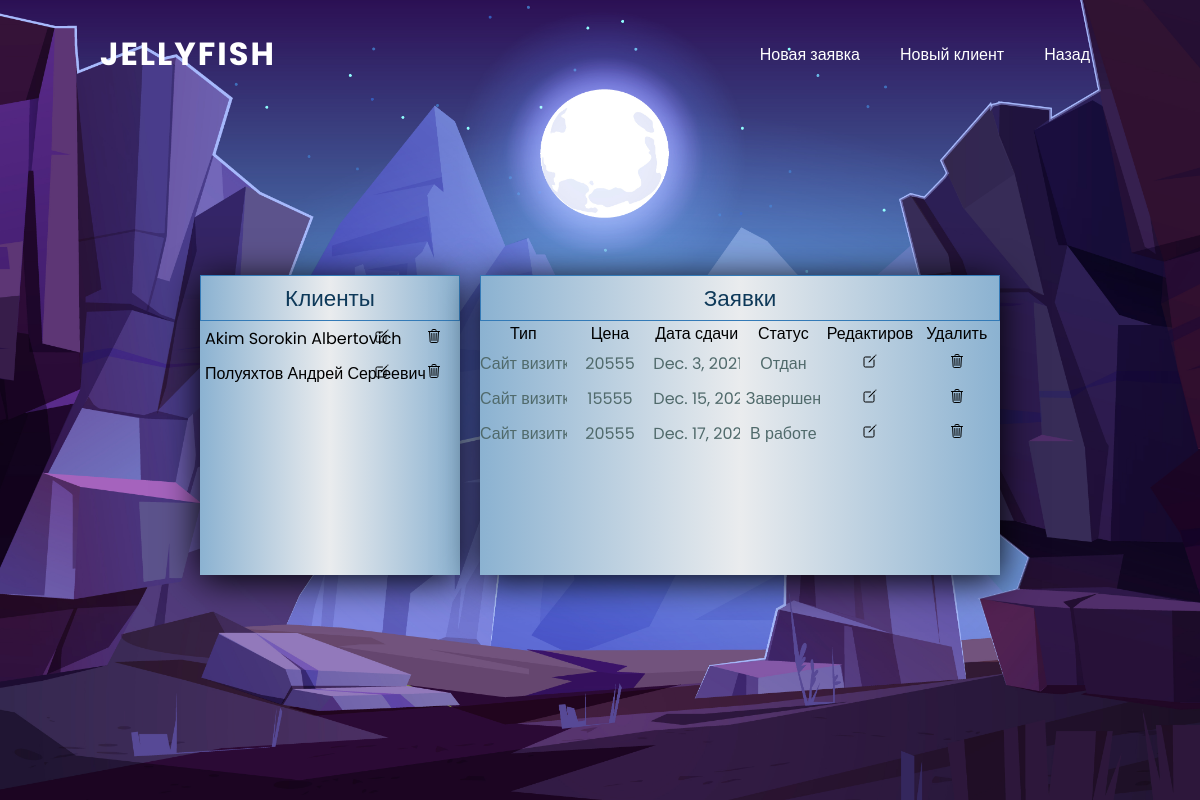
The page /1 on the database its author committed.
### pavelapp/models.py (models this page shows)
class Customer(models.Model):
    Series_and_number = models.CharField(max_length=10)
    Telephone = models.CharField(max_length=11)
    Name = models.CharField(max_length=50)
    Surname = models.CharField(max_length=50)
    Otchestvo = models.CharField(max_length=50)
    Email = models.CharField(max_length=50)

class Application(models.Model):
    Type = models.CharField(max_length=50)
    Design = models.CharField(max_length=50)
    Comments = models.CharField(max_length=50)
    Cost = models.IntegerField(default=0)
    Time = models.DateField(default=timezone.now)
    Status = models.CharField(max_length=20, null = True)
    ID_Customer = models.ForeignKey(Customer, on_delete=models.CASCADE)

### pavelapp/views.py (the view)
# urls.py: path('<int:id>', CustomersApplicationPage.as_view()),
class CustomersApplicationPage(View):
    def get(self, request, id):
        applications = get_application(id)
        customers = get_customer()
        context = {
            'applications': applications,
            'customers': customers
        }
        return render(request, 'customers.html', context=context)

### pavelapp/database.py (called while the page is built)
def get_customer():
    customers = Customer.objects.all()
    return customers

def get_application(ID_Customer):
    applications = Application.objects.filter(ID_Customer=ID_Customer)
    return applications

### pavelapp/templates/customers.html (shortened to what this page needs)
<!DOCTYPE html>
<html>
    <head>
        <link rel="stylesheet" type="text/css" href="/static/CSS/style.css">
        <link rel="stylesheet" type="text/css" href="/static/CSS/customers.css">
    </head>
    <body>
        <header>
            <a href="../customers/" class="logo">Jellyfish</a>
            <ul>
                <li><a href="../application/">Новая заявка</a></li>
                <li><a href="../create/">Новый клиент</a></li>
                <li><a href="../manager/">Назад</a></li>
            </ul>
        </header>
        <section>
            <img src="/static/image/osnova.jpg" alt="" id="osnova">
            <div class="clientsUs">
                <div class="box">
                    <div class="clients listCl">
                        <h3>Клиенты</h3>
                        {% for customer in customers %}
                        <ul>
                            <li>
                                <a href="/{{ customer.id }}" class="li1">{{ customer.Surname }} {{ customer.Name }} {{ customer.Otchestvo }}</a>
                                <a href="/changeCustomer/{{ customer.id }}"class="li2"><ion-icon name="create-outline"></ion-icon></a>
                                <a href="/deleteCustomer/{{ customer.id }}"class="li2"><ion-icon name="trash-outline"></ion-icon></a>
                            </li>
                        </ul>
                        {% endfor %}
                    </div>
                    <div class="clients application">
                        <h3>Заявки</h3>
                        <ul>
                            <li>Тип</li>
                            <li>Цена</li>
                            <li>Дата сдачи</li>
                            <li>Статус</li>
                            <li>Редактировать</li>
                            <li>Удалить</li>
                        </ul>
                        {% for application in applications %}
                        <ul class="application appl">
                            <li>{{ application.Type }}</li>
                            <li>{{ application.Cost }}</li>
                            <li>{{ application.Time }}</li>
                            <li>{{ application.Status }}</li>
                            <li><a href="сhangeApplication/{{ application.id }}" class="li4"><ion-icon name="create-outline"></ion-icon></a></li>
                            <li><a href="deleteApplication/{{ application.id }}" class="li4"><ion-icon name="trash-outline"></ion-icon></a></li>
                        </ul>
                        {% endfor %}
                    </div>
                </div>
            </div>
        </section>
    </body>
</html>

### pavelapp/static/CSS/style.css (style rules this page uses)
* { margin: 0; padding: 0; box-sizing: border-box; font-family: 'Poppins', sans-serif; }
body { min-height: 100vh; background: linear-gradient(#2b1055,#7597de); }
header { position: absolute; top: 0; left: 0; width: 100%; padding: 30px 100px; display: flex; justify-content: space-between; align-items: center; z-index: 1000; }
header .logo { color: #fff; font-weight: 700; text-decoration: none; font-size: 2em; text-transform: uppercase; letter-spacing: 2px; }
header ul { display: flex; justify-content: center; align-items: center; }
header ul li { list-style: none; margin-left: 20px; }
header ul li a { text-decoration: none; padding: 10px; color: #fff; border-radius: 20px; }
section { position: relative; width: 100%; height: 100vh; padding: 100px; display: flex; justify-content: center; align-items: center; }
section img { position: absolute; top: 0; left: 0; width: 100%; height: 100%; object-fit: cover; pointer-events: none; }

### pavelapp/static/CSS/customers.css (style rules this page uses)
.clientsUs { margin-top: 30px; position: relative; width: 100%; padding: 40px 100px; z-index: 1000; }
.box { position: relative; display: grid; grid-template-columns: 1fr 2fr; grid-template-areas: "listCl application"; grid-gap: 20px; margin-top: 20px; }
.clients a { text-decoration: none; color: #000; font-size: 1em; }
.clients { overflow: auto; background: linear-gradient(to left, #8bb2d1 0%, #eaecee, #8bb2d1); box-shadow: 0 5px 35px rgba(0, 0, 0, 15); min-height: 300px; max-height: 400px; }
.listCl ul { width: 100%; }
.listCl ul li { display: flex; }
.li1 { width: 60%; padding: 5px 0px 5px 5px; text-align: center; }
.li2, .li3 { width: 20%; padding: 5px 0px; text-align: center; }
.li1, .li2, .li3 { white-space: nowrap; position: relative; color: #506a6b; background-size: 100% 100%; z-index: 1; }
.li1:before, .li2:before, .li3:before { content: ""; position:absolute; width: 0; height: 100%; top: 50%; left: 50%; background: #9bc1df; opacity: 0; transform: translateX(-50%) translateY(-50%); transition: all 0.3s; z-index: -1; }
.application h3, .listCl h3 { display: flex; justify-content: center; color: #0e3959; font-weight: 200; font-size: 1.4em; padding: 5px 0px; background: linear-gradient(to left, #8bb2d1 0%, #eaecee, #8bb2d1); border: 1px solid #337AB7; }
.application ul { width: 100%; display: flex; }
.application ul li { width: 20%; list-style: none; white-space: nowrap; word-wrap: break-word; overflow-x: auto; text-align: center; }
.appl { position: relative; padding: 5px 0px; color: #506a6b; z-index: 1; }
.li4 { display: block; white-space: nowrap; position: relative; color: #506a6b; background-size: 100% 100%; z-index: 1; }
.li4:before { content: ""; position:absolute; width: 0; height: 100%; top: 50%; left: 50%; background: #9bc1df; opacity: 0; transform: translateX(-50%) translateY(-50%); transition: all 0.3s; z-index: -1; }

### rows shown on the page
Customer: Surname "Akim", Name "Sorokin", Otchestvo "Albertovich"
Customer: Surname "Полуяхтов", Name "Андрей", Otchestvo "Сергеевич"
Application: Type "Сайт…", Cost "20555", Time "Dec. 3,…", Status "Отдан"
Application: Type "Сайт…", Cost "15555", Time "Dec. 15,…", Status "Завершен"
Application: Type "Сайт…", Cost "20555", Time "Dec. 17,…", Status "В работе"
